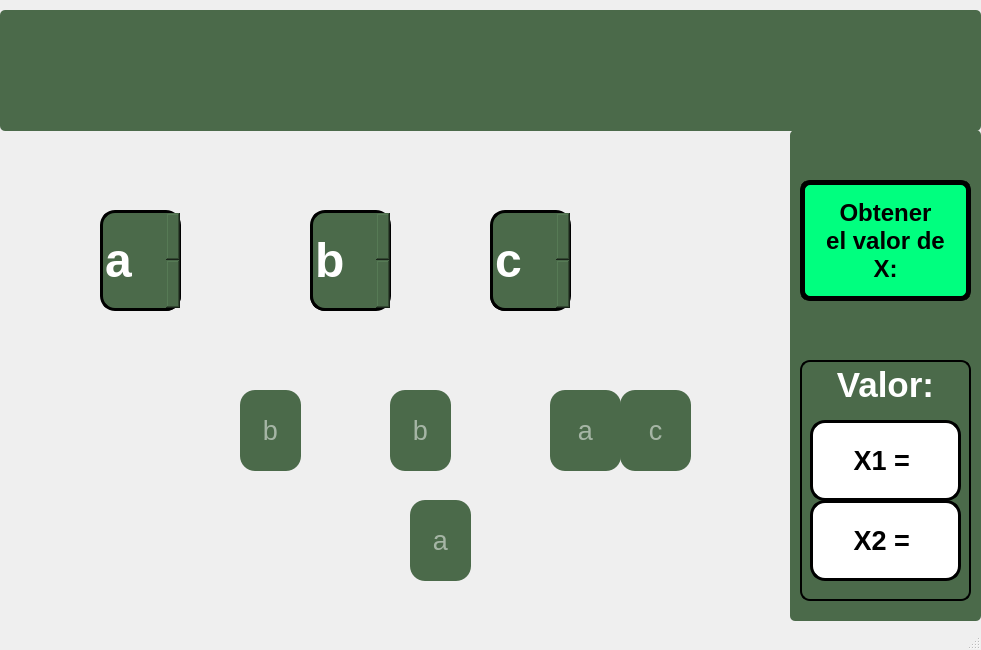
<?xml version="1.0" encoding="UTF-8"?>
<ui version="4.0">
 <class>MainWindow</class>
 <widget class="QMainWindow" name="MainWindow">
  <property name="geometry">
   <rect>
    <x>0</x>
    <y>0</y>
    <width>981</width>
    <height>650</height>
   </rect>
  </property>
  <property name="windowTitle">
   <string>MainWindow</string>
  </property>
  <widget class="QWidget" name="centralwidget">
   <widget class="QLabel" name="Lab_X1">
    <property name="geometry">
     <rect>
      <x>200</x>
      <y>190</y>
      <width>61</width>
      <height>41</height>
     </rect>
    </property>
    <property name="text">
     <string/>
    </property>
   </widget>
   <widget class="QLabel" name="Lab_X2">
    <property name="geometry">
     <rect>
      <x>280</x>
      <y>190</y>
      <width>71</width>
      <height>41</height>
     </rect>
    </property>
    <property name="text">
     <string/>
    </property>
   </widget>
   <widget class="QLineEdit" name="txt_b">
    <property name="geometry">
     <rect>
      <x>310</x>
      <y>220</y>
      <width>71</width>
      <height>91</height>
     </rect>
    </property>
    <property name="font">
     <font>
      <pointsize>48</pointsize>
      <weight>75</weight>
      <bold>true</bold>
     </font>
    </property>
    <property name="toolTip">
     <string>&lt;html&gt;&lt;head/&gt;&lt;body&gt;&lt;p&gt;&lt;span style=&quot; font-size:20pt;&quot;&gt;as&lt;/span&gt;&lt;/p&gt;&lt;/body&gt;&lt;/html&gt;</string>
    </property>
    <property name="styleSheet">
     <string notr="true">border: 3px solid black;
border-radius: 15px;
background-color: rgb(75, 106, 74);
color: rgb(255, 255, 255);</string>
    </property>
    <property name="text">
     <string/>
    </property>
    <property name="alignment">
     <set>Qt::AlignCenter</set>
    </property>
    <property name="placeholderText">
     <string>b</string>
    </property>
   </widget>
   <widget class="QLineEdit" name="txt_a">
    <property name="geometry">
     <rect>
      <x>110</x>
      <y>220</y>
      <width>71</width>
      <height>91</height>
     </rect>
    </property>
    <property name="font">
     <font>
      <pointsize>48</pointsize>
      <weight>75</weight>
      <bold>true</bold>
     </font>
    </property>
    <property name="toolTip">
     <string>a</string>
    </property>
    <property name="styleSheet">
     <string notr="true">border: 3px solid black;
border-radius: 15px;
background-color: rgb(75, 106, 74);
color: rgb(255, 255, 255);</string>
    </property>
    <property name="text">
     <string/>
    </property>
    <property name="alignment">
     <set>Qt::AlignCenter</set>
    </property>
    <property name="placeholderText">
     <string>a</string>
    </property>
   </widget>
   <widget class="QLineEdit" name="txt_c">
    <property name="geometry">
     <rect>
      <x>490</x>
      <y>220</y>
      <width>71</width>
      <height>91</height>
     </rect>
    </property>
    <property name="font">
     <font>
      <pointsize>48</pointsize>
      <weight>75</weight>
      <bold>true</bold>
     </font>
    </property>
    <property name="toolTip">
     <string>&lt;html&gt;&lt;head/&gt;&lt;body&gt;&lt;p&gt;&lt;span style=&quot; font-size:20pt;&quot;&gt;as&lt;/span&gt;&lt;/p&gt;&lt;/body&gt;&lt;/html&gt;</string>
    </property>
    <property name="styleSheet">
     <string notr="true">border: 3px solid black;
border-radius: 15px;
background-color: rgb(75, 106, 74);
color: rgb(255, 255, 255);</string>
    </property>
    <property name="text">
     <string/>
    </property>
    <property name="alignment">
     <set>Qt::AlignCenter</set>
    </property>
    <property name="placeholderText">
     <string>c</string>
    </property>
   </widget>
   <widget class="QLabel" name="label">
    <property name="geometry">
     <rect>
      <x>0</x>
      <y>130</y>
      <width>791</width>
      <height>491</height>
     </rect>
    </property>
    <property name="text">
     <string/>
    </property>
    <property name="pixmap">
     <pixmap>imagenes/ecuacionlineal2dogrado.jpg</pixmap>
    </property>
    <property name="scaledContents">
     <bool>true</bool>
    </property>
   </widget>
   <widget class="QLabel" name="label_2">
    <property name="geometry">
     <rect>
      <x>790</x>
      <y>130</y>
      <width>191</width>
      <height>491</height>
     </rect>
    </property>
    <property name="styleSheet">
     <string notr="true">background-color: rgb(75, 106, 74);
border-radius: 5px;
border: 4px solid burlywood;</string>
    </property>
    <property name="text">
     <string/>
    </property>
   </widget>
   <widget class="QLabel" name="label_3">
    <property name="geometry">
     <rect>
      <x>800</x>
      <y>360</y>
      <width>171</width>
      <height>241</height>
     </rect>
    </property>
    <property name="styleSheet">
     <string notr="true">color: rgb(255, 255, 255);
border: 2px solid black;
border-radius: 10px;</string>
    </property>
    <property name="text">
     <string>&lt;html&gt;&lt;head/&gt;&lt;body&gt;&lt;p&gt;&lt;span style=&quot; font-size:26pt; font-weight:600;&quot;&gt;Valor:&lt;/span&gt;&lt;/p&gt;&lt;/body&gt;&lt;/html&gt;</string>
    </property>
    <property name="alignment">
     <set>Qt::AlignHCenter|Qt::AlignTop</set>
    </property>
    <property name="wordWrap">
     <bool>false</bool>
    </property>
   </widget>
   <widget class="QPushButton" name="btn_obtenerx">
    <property name="geometry">
     <rect>
      <x>800</x>
      <y>180</y>
      <width>171</width>
      <height>121</height>
     </rect>
    </property>
    <property name="font">
     <font>
      <pointsize>18</pointsize>
      <weight>75</weight>
      <bold>true</bold>
     </font>
    </property>
    <property name="styleSheet">
     <string notr="true">border: 5px solid black;
background-color: rgb(0, 255, 127);
border-radius: 10px;</string>
    </property>
    <property name="text">
     <string>Obtener
el valor de
X:</string>
    </property>
   </widget>
   <widget class="QLineEdit" name="txt_a2">
    <property name="geometry">
     <rect>
      <x>410</x>
      <y>500</y>
      <width>61</width>
      <height>81</height>
     </rect>
    </property>
    <property name="font">
     <font>
      <pointsize>20</pointsize>
      <weight>50</weight>
      <bold>false</bold>
     </font>
    </property>
    <property name="toolTip">
     <string>a</string>
    </property>
    <property name="styleSheet">
     <string notr="true">
border-radius: 15px;
background-color: rgb(75, 106, 74);
color: rgb(255, 255, 255);</string>
    </property>
    <property name="text">
     <string/>
    </property>
    <property name="alignment">
     <set>Qt::AlignCenter</set>
    </property>
    <property name="placeholderText">
     <string>a</string>
    </property>
   </widget>
   <widget class="QLineEdit" name="txt_a1">
    <property name="geometry">
     <rect>
      <x>550</x>
      <y>390</y>
      <width>71</width>
      <height>81</height>
     </rect>
    </property>
    <property name="font">
     <font>
      <pointsize>20</pointsize>
      <weight>50</weight>
      <bold>false</bold>
     </font>
    </property>
    <property name="toolTip">
     <string>a</string>
    </property>
    <property name="styleSheet">
     <string notr="true">
border-radius: 15px;
background-color: rgb(75, 106, 74);
color: rgb(255, 255, 255);</string>
    </property>
    <property name="text">
     <string/>
    </property>
    <property name="alignment">
     <set>Qt::AlignCenter</set>
    </property>
    <property name="placeholderText">
     <string>a</string>
    </property>
   </widget>
   <widget class="QLineEdit" name="txt_c1">
    <property name="geometry">
     <rect>
      <x>620</x>
      <y>390</y>
      <width>71</width>
      <height>81</height>
     </rect>
    </property>
    <property name="font">
     <font>
      <pointsize>20</pointsize>
      <weight>50</weight>
      <bold>false</bold>
     </font>
    </property>
    <property name="toolTip">
     <string>&lt;html&gt;&lt;head/&gt;&lt;body&gt;&lt;p&gt;&lt;span style=&quot; font-size:20pt;&quot;&gt;as&lt;/span&gt;&lt;/p&gt;&lt;/body&gt;&lt;/html&gt;</string>
    </property>
    <property name="styleSheet">
     <string notr="true">
border-radius: 15px;
background-color: rgb(75, 106, 74);
color: rgb(255, 255, 255);</string>
    </property>
    <property name="text">
     <string/>
    </property>
    <property name="alignment">
     <set>Qt::AlignCenter</set>
    </property>
    <property name="placeholderText">
     <string>c</string>
    </property>
   </widget>
   <widget class="QLineEdit" name="txt_b1">
    <property name="geometry">
     <rect>
      <x>240</x>
      <y>390</y>
      <width>61</width>
      <height>81</height>
     </rect>
    </property>
    <property name="font">
     <font>
      <pointsize>20</pointsize>
      <weight>50</weight>
      <bold>false</bold>
     </font>
    </property>
    <property name="toolTip">
     <string>&lt;html&gt;&lt;head/&gt;&lt;body&gt;&lt;p&gt;&lt;span style=&quot; font-size:20pt;&quot;&gt;as&lt;/span&gt;&lt;/p&gt;&lt;/body&gt;&lt;/html&gt;</string>
    </property>
    <property name="styleSheet">
     <string notr="true">
border-radius: 15px;
background-color: rgb(75, 106, 74);
color: rgb(255, 255, 255);</string>
    </property>
    <property name="text">
     <string/>
    </property>
    <property name="alignment">
     <set>Qt::AlignCenter</set>
    </property>
    <property name="placeholderText">
     <string>b</string>
    </property>
   </widget>
   <widget class="QLineEdit" name="txt_b2">
    <property name="geometry">
     <rect>
      <x>390</x>
      <y>390</y>
      <width>61</width>
      <height>81</height>
     </rect>
    </property>
    <property name="font">
     <font>
      <pointsize>20</pointsize>
      <weight>50</weight>
      <bold>false</bold>
     </font>
    </property>
    <property name="toolTip">
     <string>&lt;html&gt;&lt;head/&gt;&lt;body&gt;&lt;p&gt;&lt;span style=&quot; font-size:20pt;&quot;&gt;as&lt;/span&gt;&lt;/p&gt;&lt;/body&gt;&lt;/html&gt;</string>
    </property>
    <property name="styleSheet">
     <string notr="true">
border-radius: 15px;
background-color: rgb(75, 106, 74);
color: rgb(255, 255, 255);</string>
    </property>
    <property name="text">
     <string/>
    </property>
    <property name="alignment">
     <set>Qt::AlignCenter</set>
    </property>
    <property name="placeholderText">
     <string>b</string>
    </property>
   </widget>
   <widget class="QSpinBox" name="spinBox_a">
    <property name="geometry">
     <rect>
      <x>100</x>
      <y>210</y>
      <width>81</width>
      <height>101</height>
     </rect>
    </property>
    <property name="font">
     <font>
      <pointsize>36</pointsize>
      <weight>75</weight>
      <bold>true</bold>
     </font>
    </property>
    <property name="styleSheet">
     <string notr="true">border: 3px solid black;
border-radius: 15px;
background-color: rgb(75, 106, 74);
color: rgb(255, 255, 255);</string>
    </property>
    <property name="specialValueText">
     <string>a</string>
    </property>
   </widget>
   <widget class="QSpinBox" name="spinBox_b">
    <property name="geometry">
     <rect>
      <x>310</x>
      <y>210</y>
      <width>81</width>
      <height>101</height>
     </rect>
    </property>
    <property name="font">
     <font>
      <pointsize>36</pointsize>
      <weight>75</weight>
      <bold>true</bold>
     </font>
    </property>
    <property name="styleSheet">
     <string notr="true">border: 3px solid black;
border-radius: 15px;
background-color: rgb(75, 106, 74);
color: rgb(255, 255, 255);</string>
    </property>
    <property name="specialValueText">
     <string>b</string>
    </property>
   </widget>
   <widget class="QSpinBox" name="spinBox_c">
    <property name="geometry">
     <rect>
      <x>490</x>
      <y>210</y>
      <width>81</width>
      <height>101</height>
     </rect>
    </property>
    <property name="font">
     <font>
      <pointsize>36</pointsize>
      <weight>75</weight>
      <bold>true</bold>
     </font>
    </property>
    <property name="styleSheet">
     <string notr="true">border: 3px solid black;
border-radius: 15px;
background-color: rgb(75, 106, 74);
color: rgb(255, 255, 255);</string>
    </property>
    <property name="specialValueText">
     <string>c</string>
    </property>
   </widget>
   <widget class="QPushButton" name="btn_x1">
    <property name="geometry">
     <rect>
      <x>810</x>
      <y>420</y>
      <width>151</width>
      <height>81</height>
     </rect>
    </property>
    <property name="font">
     <font>
      <pointsize>20</pointsize>
      <weight>75</weight>
      <bold>true</bold>
     </font>
    </property>
    <property name="styleSheet">
     <string notr="true">border-radius: 15px;
border:3px solid black;
background-color: rgb(255, 255, 255);</string>
    </property>
    <property name="text">
     <string>X1 = </string>
    </property>
   </widget>
   <widget class="QPushButton" name="btn_x2">
    <property name="geometry">
     <rect>
      <x>810</x>
      <y>500</y>
      <width>151</width>
      <height>81</height>
     </rect>
    </property>
    <property name="font">
     <font>
      <pointsize>20</pointsize>
      <weight>75</weight>
      <bold>true</bold>
     </font>
    </property>
    <property name="styleSheet">
     <string notr="true">border-radius: 15px;
background-color: rgb(255, 255, 255);
border:3px solid black;</string>
    </property>
    <property name="text">
     <string>X2 = </string>
    </property>
   </widget>
   <widget class="QLabel" name="label_4">
    <property name="geometry">
     <rect>
      <x>0</x>
      <y>10</y>
      <width>981</width>
      <height>121</height>
     </rect>
    </property>
    <property name="styleSheet">
     <string notr="true">background-color: rgb(75, 106, 74);
border-radius: 5px;
border: 5px solid burlywood;</string>
    </property>
    <property name="text">
     <string/>
    </property>
    <property name="pixmap">
     <pixmap>../PIP_Equipo4_Unidad1_Clase/imagenes/uat.png</pixmap>
    </property>
    <property name="scaledContents">
     <bool>true</bool>
    </property>
   </widget>
   <widget class="QLabel" name="label_5">
    <property name="geometry">
     <rect>
      <x>630</x>
      <y>460</y>
      <width>191</width>
      <height>161</height>
     </rect>
    </property>
    <property name="text">
     <string/>
    </property>
    <property name="pixmap">
     <pixmap>../PIP_Equipo4_Unidad1_Clase/imagenes/Equipo4.png</pixmap>
    </property>
    <property name="scaledContents">
     <bool>true</bool>
    </property>
   </widget>
   <zorder>label</zorder>
   <zorder>Lab_X1</zorder>
   <zorder>Lab_X2</zorder>
   <zorder>txt_b</zorder>
   <zorder>txt_a</zorder>
   <zorder>txt_c</zorder>
   <zorder>label_2</zorder>
   <zorder>label_3</zorder>
   <zorder>btn_obtenerx</zorder>
   <zorder>txt_a2</zorder>
   <zorder>txt_a1</zorder>
   <zorder>txt_c1</zorder>
   <zorder>txt_b1</zorder>
   <zorder>txt_b2</zorder>
   <zorder>spinBox_a</zorder>
   <zorder>spinBox_b</zorder>
   <zorder>spinBox_c</zorder>
   <zorder>btn_x1</zorder>
   <zorder>btn_x2</zorder>
   <zorder>label_4</zorder>
   <zorder>label_5</zorder>
  </widget>
  <widget class="QMenuBar" name="menubar">
   <property name="geometry">
    <rect>
     <x>0</x>
     <y>0</y>
     <width>981</width>
     <height>26</height>
    </rect>
   </property>
  </widget>
  <widget class="QStatusBar" name="statusbar"/>
 </widget>
 <resources/>
 <connections/>
</ui>
